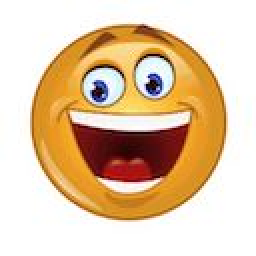
#> input picture and/plaintext.jpeg, 128 x 128 px (shown 2 times larger)
$ python images_and.py -p and//plaintext.jpeg -k and//key.gif -c and//cipher.gif
#> lines starting #> are read from the running program, lines starting #| are printed output that depends on the picture; after the words box and inside, x2 and y2 are one past the last pixel; in counts of white or black regions, pixels touching at a corner belong together
#!/usr/bin/python

from PIL import Image, ImageChops
import sys
import getopt

''' edited from images_xor.py
# 3 parameters are expected when running the script:
    # - the name of the file containing the plaintext (or ciphertext, if decrypting),
    # - the name of the file containing the key, and
    # - the name of the file where the result of the XOR will be stored.
    # Both the plaintext and the key should be bitmap images of the same size (number of pixels).
'''


def usage():
    print('usage: images_and.py -p <plaintext> -k <key> -c <ciphertext>')


def main(argv):
    plaintext_filename = ''
    key_filename = ''
    encryption_filename = ''
    try:
        opts, args = getopt.getopt(argv, "p:k:c:")
    except getopt.GetoptError as exc:
        print(exc)
        usage()
        sys.exit()
    for opt, arg in opts:
        if opt == '-p':
            plaintext_filename = arg
        elif opt == '-k':
            key_filename = arg
        elif opt == '-c':
            encryption_filename = arg
        else:
            usage()
            sys.exit()

    if len(opts) != 3:  # check that all options are present
        usage()
        sys.exit()
    try:
        # load images
        plaintext = Image.open(plaintext_filename).convert("1")
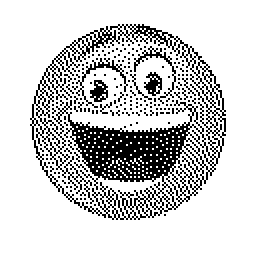
#> plaintext: PIL image 128x128 1 (shown 2 times larger); 80.6% white; black in thin lines or dots, all inside (x1, y1, x2, y2) = (15, 12, 113, 110)
        key = Image.open(key_filename).convert("1")
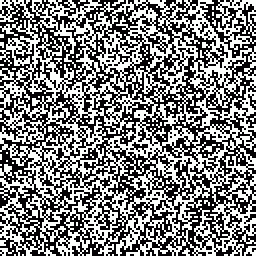
#> input picture and/key.gif, 128 x 128 px (shown 2 times larger)
#> key: PIL image 128x128 1; 49.7% white in thin lines or dots

        # If either the plaintext or the key are not B/W images,
        # they will be converted to one.
        # If you want to see the converted image, uncomment the following two lines
        # plaintext.show()
        # key.show()

        # compute the XOR
        ciphertext = ImageChops.logical_and(plaintext, key)
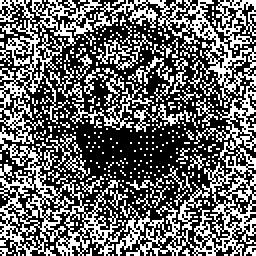
#> ciphertext: PIL image 128x128 1 (shown 2 times larger); 40.1% white in thin lines or dots
        ciphertext.save(encryption_filename)
        print("Script finished successfully")

    except Exception as exc:
        print("Error:", exc)


if __name__ == "__main__":
    main(sys.argv[1:])
    if 3 != 5:
        pass

# python images_and.py -p and\\plaintext.jpeg -k and\\key.gif -c and\\cipher.gif
